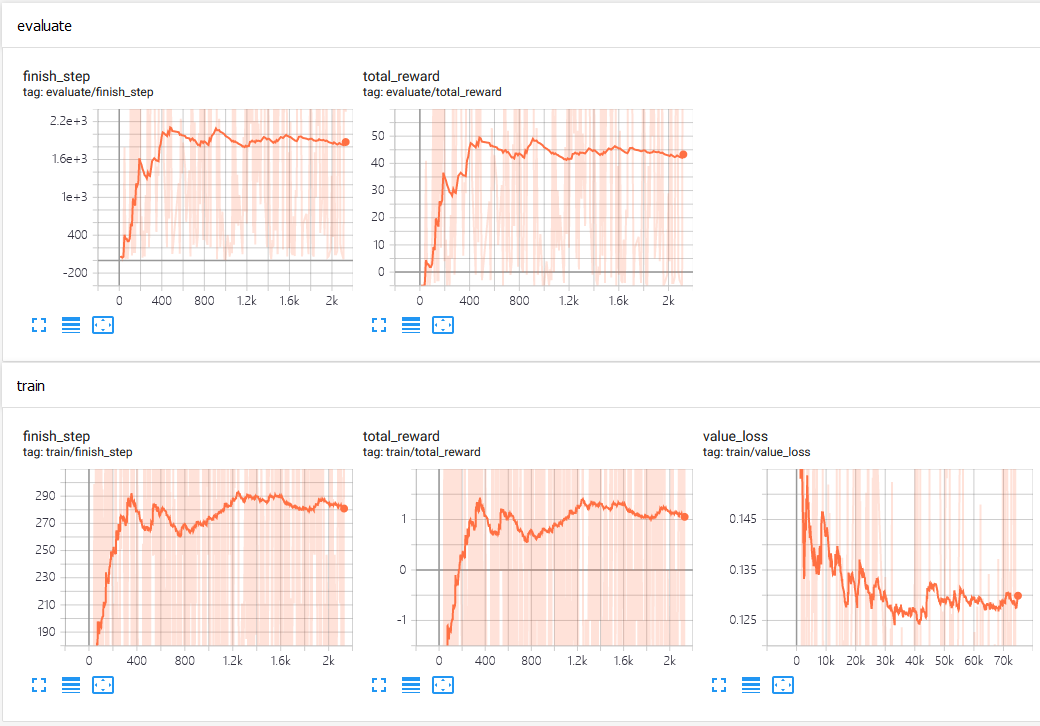

Python code for this plot:
#!/usr/bin/python
# coding=utf-8
import os
import random
import torch
import torch.nn as nn
import torch.optim as optim
import numpy as np
from collections import namedtuple, deque
from tensorboardX import SummaryWriter
from flappybird_wrapper import FlappyBirdWrapper

Transition = namedtuple('Transition',
                        ('state', 'action', 'reward', 'next_state', 'done'))

device = torch.device("cuda" if torch.cuda.is_available() else "cpu")

script_path = os.path.split(os.path.realpath(__file__))[0]

pt_file = os.path.join(script_path, 'dqn_flappybird.pt')
env = FlappyBirdWrapper()

OBS_N = env.observation_space.n
ACT_N = env.action_space.n
HIDDEN_N = 128
MEMORY_CAPACITY = 10000
WARMUP_SIZE = 256
BATCH_SIZE = 128
MODEL_SYNC_COUNT = 20
LEARNING_RATE = 1e-3
LEARN_FREQ = 8
WEIGHT_DECAY = 0
GAMMA = 0.99
E_GREED = 0.1
E_GREED_DEC = 1e-6
E_GREED_MIN = 0.01
EPISODES_NUM = 8000000
USE_DDQN = False


class Model(nn.Module):
    def __init__(self):
        super(Model, self).__init__()
        self.fc1 = nn.Linear(OBS_N, HIDDEN_N)
        self.fc1.weight.data.normal_(0, 0.1)
        self.fc1.bias.data.zero_()
        self.fc2 = nn.Linear(HIDDEN_N, HIDDEN_N)
        self.fc2.weight.data.normal_(0, 0.1)
        self.fc2.bias.data.zero_()
        self.fc3 = nn.Linear(HIDDEN_N, ACT_N)
        self.fc3.weight.data.normal_(0, 0.1)
        self.fc3.bias.data.zero_()

    def forward(self, obs):
        obs = torch.tanh(self.fc1(obs))
        obs = torch.tanh(self.fc2(obs))
        action_val = self.fc3(obs)
        return action_val


class Agent:
    def __init__(self):
        self.model = Model().to(device)
        self.target_model = Model().to(device)
        self.target_model.load_state_dict(self.model.state_dict())

        self.memory = deque(maxlen=MEMORY_CAPACITY)
        self.optimizer = optim.Adam(self.model.parameters(
        ), lr=LEARNING_RATE, weight_decay=WEIGHT_DECAY)
        self.loss_func = nn.MSELoss()

        self.e_greed = E_GREED
        self.update_count = 0

    def update_egreed(self):
        self.e_greed = max(E_GREED_MIN, self.e_greed - E_GREED_DEC)

    def predict(self, obs):
        obs = torch.FloatTensor(obs).to(device)
        q_val = self.model(obs).cpu().detach().numpy()
        q_max = np.max(q_val)
        choice_list = np.where(q_val == q_max)[0]
        return np.random.choice(choice_list)

    def sample(self, obs):
        if np.random.rand() < self.e_greed:
            return np.random.choice(ACT_N)
        return self.predict(obs)

    def store_transition(self, trans):
        self.memory.append(trans)

    def learn(self, writer):
        assert WARMUP_SIZE >= BATCH_SIZE
        if len(self.memory) < WARMUP_SIZE:
            return

        batch = random.sample(self.memory, BATCH_SIZE)
        batch = Transition(*(zip(*batch)))
        s0 = torch.FloatTensor(batch.state).to(device)
        a0 = torch.LongTensor(batch.action).to(device).unsqueeze(1)
        r1 = torch.FloatTensor(batch.reward).to(device)
        s1 = torch.FloatTensor(batch.next_state).to(device)
        d1 = torch.LongTensor(batch.done).to(device)

        q_pred = self.model(s0).gather(1, a0).squeeze()
        with torch.no_grad():
            if USE_DDQN:
                acts = self.model(s1).max(1)[1].unsqueeze(1)
                q_target = self.target_model(s1).gather(1, acts).squeeze(1)
            else:
                q_target = self.target_model(s1).max(1)[0]

            q_target = r1 + GAMMA * (1 - d1) * q_target
        loss = self.loss_func(q_pred, q_target)

        self.optimizer.zero_grad()
        loss.backward()
        self.optimizer.step()

        writer.add_scalar('train/value_loss', loss.item(), self.update_count)
        self.update_count += 1
        if self.update_count % MODEL_SYNC_COUNT == 0:
            self.target_model.load_state_dict(self.model.state_dict())

    def save(self):
        torch.save(self.model.state_dict(), pt_file)
        print(pt_file + ' saved.')

    def load(self):
        self.model.load_state_dict(torch.load(pt_file))
        self.target_model.load_state_dict(self.model.state_dict())
        print(pt_file + ' loaded.')


def train(writer, agent, episode):
    agent.update_egreed()
    obs = env.reset()
    total_reward = 0
    for t in range(10000):
        act = agent.sample(obs)
        next_obs, reward, done, _ = env.step(act)

        trans = Transition(obs, act, reward, next_obs, done)
        agent.store_transition(trans)

        if t % LEARN_FREQ == 0:
            agent.learn(writer)

        obs = next_obs
        total_reward += reward
        if done or t >= 9999:
            writer.add_scalar('train/finish_step', t + 1, global_step=episode)
            writer.add_scalar('train/total_reward',
                              total_reward, global_step=episode)
            break


def evaluate(writer, agent, episode):
    total_reward = 0
    obs = env.reset()
    for t in range(10000):
        act = agent.predict(obs)
        obs, reward, done, _ = env.step(act)
        total_reward += reward

        if done:
            writer.add_scalar('evaluate/finish_step',
                              t + 1, global_step=episode)
            writer.add_scalar('evaluate/total_reward',
                              total_reward, global_step=episode)
            break


def main():
    agent = Agent()

    if os.path.exists(pt_file):
        agent.load()

    writer = SummaryWriter(os.path.join(script_path, 'DQN'))
    for episode in range(EPISODES_NUM):
        if episode % 10 == 0:
            print(f'episode: {episode}')
        train(writer, agent, episode)
        if episode % 10 == 9:
            evaluate(writer, agent, episode)
        if episode % 50 == 49:
            agent.save()


if __name__ == '__main__':
    main()
